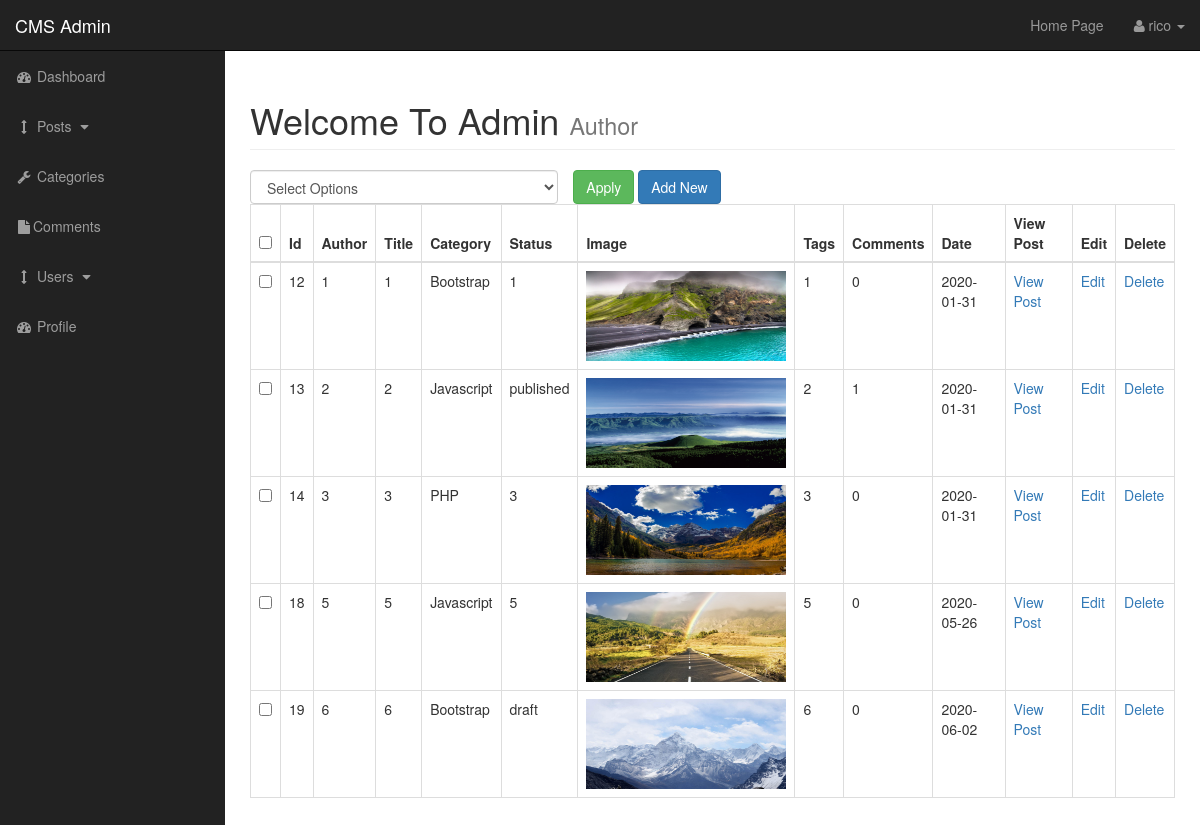
Before: /admin/posts.php (signed in) with the older database file.
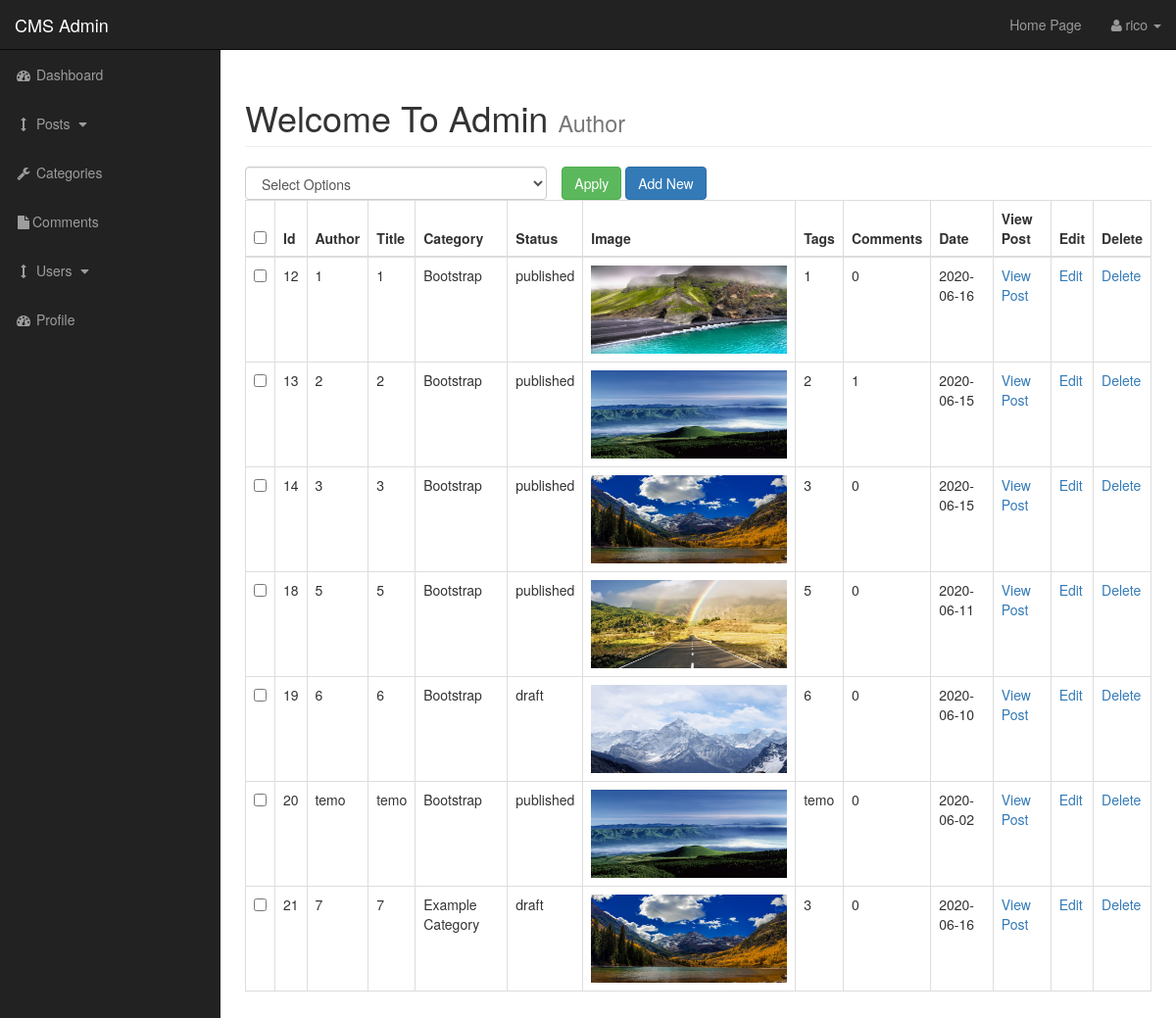
After: the same page with the newer database file.
### tables this page shows
CREATE TABLE `posts` (
  `post_id` int(3) NOT NULL,
  `post_category_id` int(3) NOT NULL,
  `post_title` varchar(255) NOT NULL,
  `post_author` varchar(255) NOT NULL,
  `post_date` date NOT NULL,
  `post_image` text NOT NULL,
  `post_content` text NOT NULL,
  `post_tags` varchar(255) NOT NULL,
  `post_comment_count` int(11) NOT NULL,
  `post_status` varchar(255) NOT NULL DEFAULT 'draft'
);

CREATE TABLE `categories` (
  `cat_id` int(3) NOT NULL,
  `cat_title` varchar(255) NOT NULL
);

### admin/includes/view_all_posts.php (the view, shortened to what this page needs)
<form action="" method="post">
<table class="table table-bordered table-hover">
    <div id="bulkOptionsContainer" class="col-xs-4">
        <select class="form-control" name="bulk_options" id="">
            <option value="">Select Options</option>
        </select>
    </div>
    <div class="col-xs-4">
        <input type="submit" name="submit" class="btn btn-success" value="Apply">
        <a class="btn btn-primary" href="posts.php?source=add_post">Add New</a>
    </div>
    <thead>
    <tr>
        <th><input id="selectAllBoxes" type="checkbox"></th>
        <th>Id</th>
        <th>Author</th>
        <th>Title</th>
        <th>Category</th>
        <th>Status</th>
        <th>Image</th>
        <th>Tags</th>
        <th>Comments</th>
        <th>Date</th>
        <th>View Post</th>
        <th>Edit</th>
        <th>Delete</th>
    </tr>
    </thead>
    <tbody>
    <?php
    $query = "SELECT * FROM posts" ;
    $select_post = mysqli_query($connection,$query);
    while($row = mysqli_fetch_assoc($select_post)){
        $post_id = $row['post_id'];
        $post_author = $row['post_author'];
        $post_title = $row['post_title'];
        $post_category_id = $row['post_category_id'];
        $post_status = $row['post_status'];
        $post_image = $row['post_image'];
        $post_tags = $row['post_tags'];
        $post_comment_count = $row['post_comment_count'];
        $post_date = $row['post_date'];
    echo "<tr>";
    ?>
    <td><input class='checkBoxes' type='checkbox' name='checkBoxArray[]' value="<?php echo $post_id ?>"></td>
    <?php
    echo "<td>$post_id</td>";
    echo "<td>$post_author</td>";
    echo "<td>$post_title</td>";
    $query = "SELECT * FROM categories WHERE cat_id = $post_category_id ";
            $select_categories_id = mysqli_query($connection, $query);
            while ($row = mysqli_fetch_assoc($select_categories_id)) {
                $cat_title = $row['cat_title'];
                echo "<td>$cat_title</td>";
}
    echo "<td>$post_status</td>";
    echo "<td><img width='200' height='90' src='../images/$post_image'></td>";
    echo "<td>$post_tags</td>";
    echo "<td>$post_comment_count</td>";
    echo "<td>$post_date</td>";
    echo "<td><a href='../post.php?p_id={$post_id}'>View Post</a></td>";
    echo "<td><a href='posts.php?source=edit_post&p_id={$post_id}'>Edit</a></td>";
    echo "<td><a href='posts.php?delete={$post_id}'>Delete</a></td>";
    echo "</tr>";
    }
    ?>
    </tbody>
</table>
</form>

### admin/includes/admin_header.php (shortened to what this page needs)
<!DOCTYPE html>
<html lang="en">
<head>
    <link href="css/bootstrap.min.css" rel="stylesheet">
    <link href="css/sb-admin.css" rel="stylesheet">
    <link href="font-awesome/css/font-awesome.min.css" rel="stylesheet" type="text/css">
</head>
<body>

### admin/posts.php (shortened to what this page needs)
<?php include "includes/admin_header.php"?>
<div id="wrapper">
    <?php include "includes/admin_navigation.php"?>
    <div id="page-wrapper">
        <div class="container-fluid">
            <div class="row">
                <div class="col-lg-12">
                    <h1 class="page-header">
                        Welcome To Admin
                        <small>Author</small>
                    </h1>
                    <?php
                        if (isset($_GET['source'])){
                            $source = $_GET['source'];
                        } else {
                            $source = '';
                        }
                        switch($source) {
                            default:
                                include "includes/view_all_posts.php";
                        }
                    ?>
                </div>
            </div>
        </div>
    </div>
    <?php include "includes/admin_footer.php"?>

### admin/includes/admin_navigation.php (shortened to what this page needs)
<nav class="navbar navbar-inverse navbar-fixed-top" role="navigation">
    <div class="navbar-header">
        <a class="navbar-brand" href="index.php">CMS Admin</a>
    </div>
    <ul class="nav navbar-right top-nav">
        <li><a href="../index.php">Home Page</a></li>
        <li class="dropdown">
            <a href="#" class="dropdown-toggle" data-toggle="dropdown"><i class="fa fa-user"></i>
                <?php
                   if (isset($_SESSION['username'])){
                       echo $_SESSION['username'];
                   }
                ?> <b class="caret"></b></a>
        </li>
    </ul>
    <div class="collapse navbar-collapse navbar-ex1-collapse">
        <ul class="nav navbar-nav side-nav">
            <li>
                <a href="index.php"><i class="fa fa-fw fa-dashboard"></i> Dashboard</a>
            </li>
            <li>
                <a href="javascript:;" data-toggle="collapse" data-target="#posts_dropdown"><i class="fa fa-fw fa-arrows-v"></i> Posts <i class="fa fa-fw fa-caret-down"></i></a>
            </li>
            <li>
                <a href="./categories.php"><i class="fa fa-fw fa-wrench"></i> Categories </a>
            </li>
            <li>
                <a href="./comments.php"><i class="fa fa-fw fa-file"></i>Comments </a>
            </li>
            <li>
                <a href="javascript:" data-toggle="collapse" data-target="#demo"><i class="fa fa-fw fa-arrows-v"></i> Users <i class="fa fa-fw fa-caret-down"></i></a>
            </li>
            <li>
                <a href="profile.php"><i class="fa fa-fw fa-dashboard"></i> Profile</a>
            </li>
        </ul>
    </div>
</nav>

### admin/includes/admin_footer.php (shortened to what this page needs)
 </div>
</body>
</html>

### admin/css/sb-admin.css (style rules this page uses)
body { margin-top: 100px; background-color: #222; }
@media (min-width:768px) { body { margin-top: 50px; } }
#wrapper { padding-left: 0; }
#page-wrapper { width: 100%; padding: 0; background-color: #fff; }
@media (min-width:768px) { #wrapper { padding-left: 225px; } }
@media (min-width:768px) { #page-wrapper { padding: 10px; } }
.top-nav { padding: 0 15px; }
.top-nav>li { display: inline-block; float: left; }
.top-nav>li>a { padding-top: 15px; padding-bottom: 15px; line-height: 20px; color: #999; }
@media (min-width:768px) { .side-nav { position: fixed; top: 51px; left: 225px; width: 225px; margin-left: -225px; border: none; border-radius: 0; overflow-y: auto; background-color: #222; } }
@media (min-width:768px) { .side-nav>li>a { width: 225px; } }
#bulkOptionsContainer { padding:0px; }

Changed rows visible on the page:
changed posts id 12: post_status "1" → "published"; post_date "2020-01-31" → "2020-06-16"
changed posts id 13: loses categories (cat_title "Javascript"); gains categories (cat_title "Bootstrap"); post_date "2020-01-31" → "2020-06-15"
changed posts id 14: loses categories (cat_title "PHP"); gains categories (cat_title "Bootstrap"); post_status "3" → "published"; post_date "2020-01-31" → "2020-06-15"
changed posts id 18: loses categories (cat_title "Javascript"); gains categories (cat_title "Bootstrap"); post_status "5" → "published"; post_date "2020-05-26" → "2020-06-11"
changed posts id 19: post_date "2020-06-02" → "2020-06-10"
added posts: post_id "20", post_author "temo", post_title "temo", post_status "published", post_image (picture), post_tags "temo", post_comment_count "0", post_date "2020-06-02", categories (cat_title "Bootstrap")
added posts: post_id "21", post_author "7", post_title "7", post_status "draft", post_image (picture), post_tags "3", post_comment_count "0", post_date "2020-06-16"
now on this page (row unchanged): categories: cat_title "Example Category", shown under "21"
